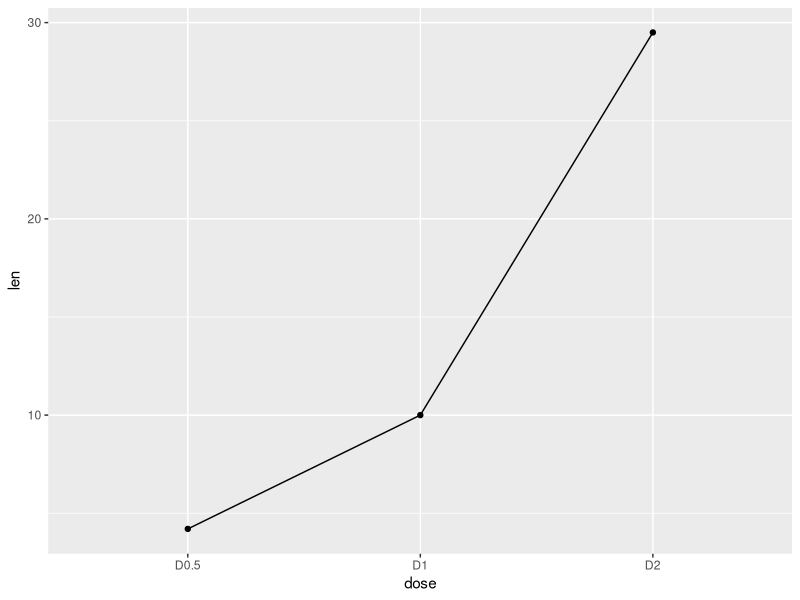
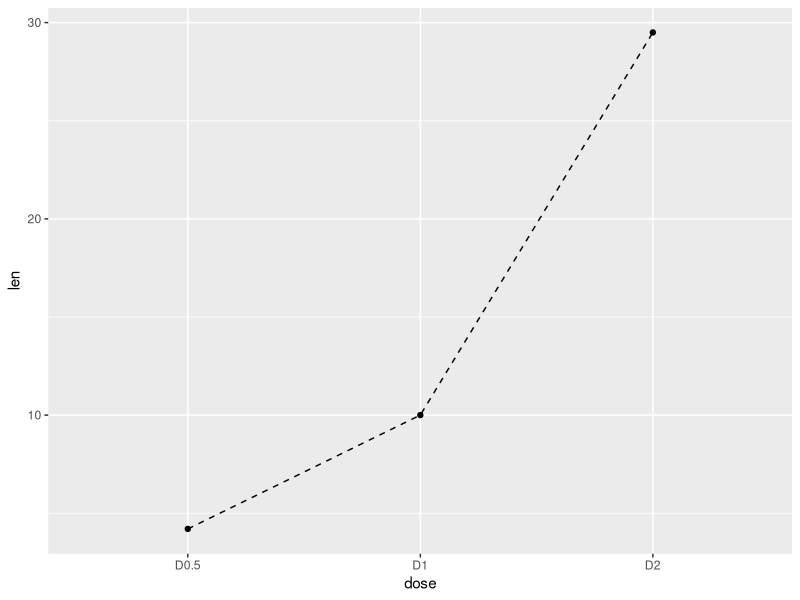
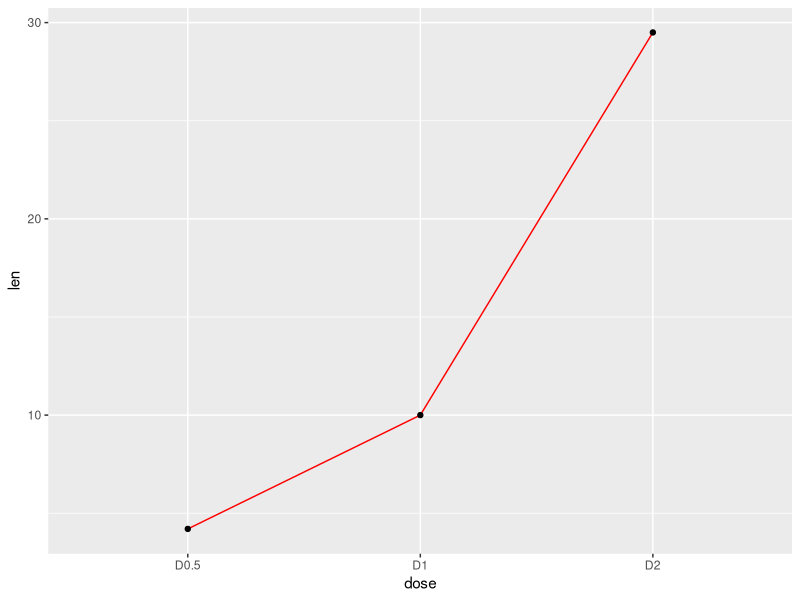
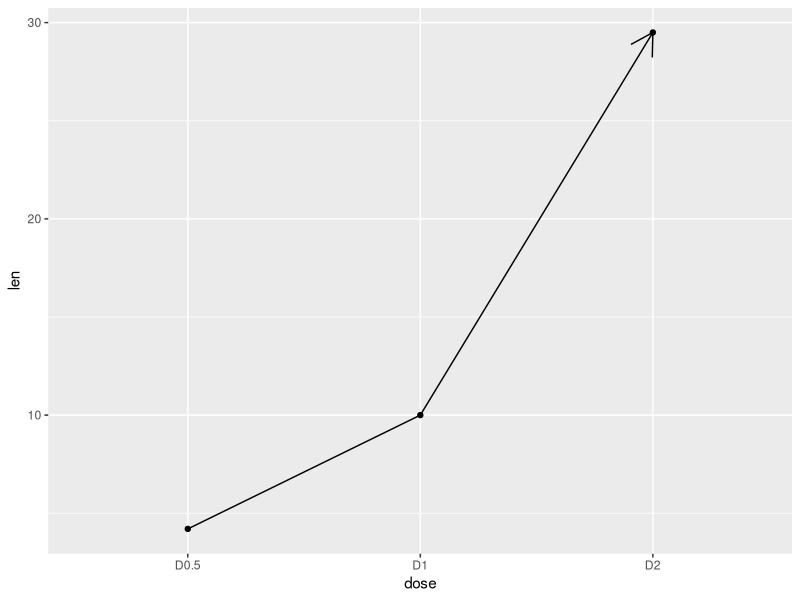
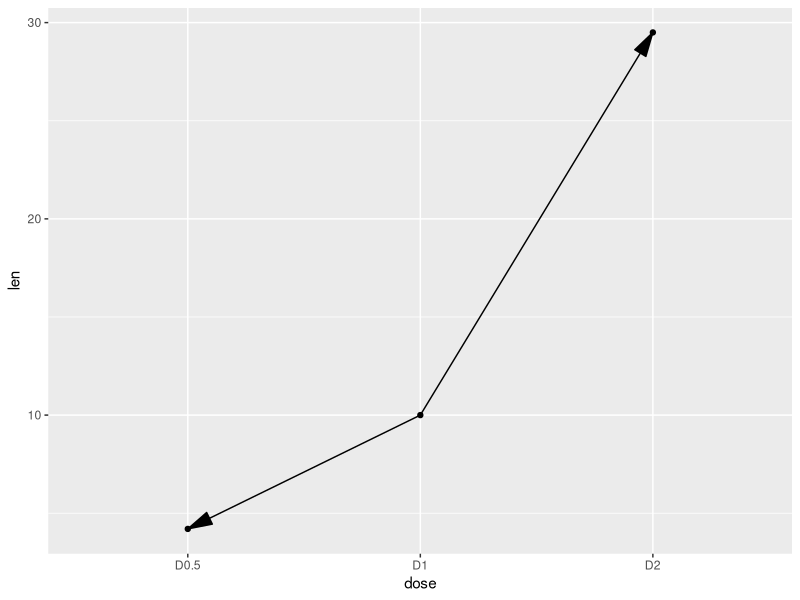
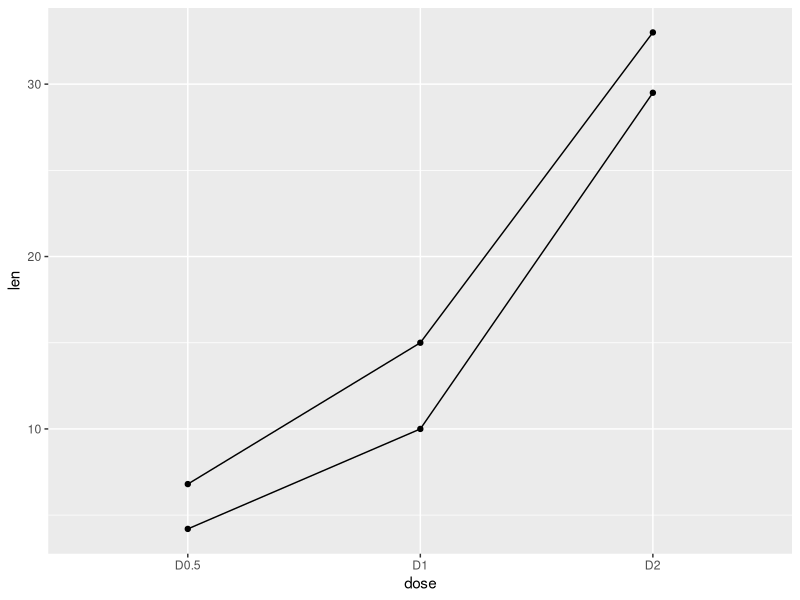
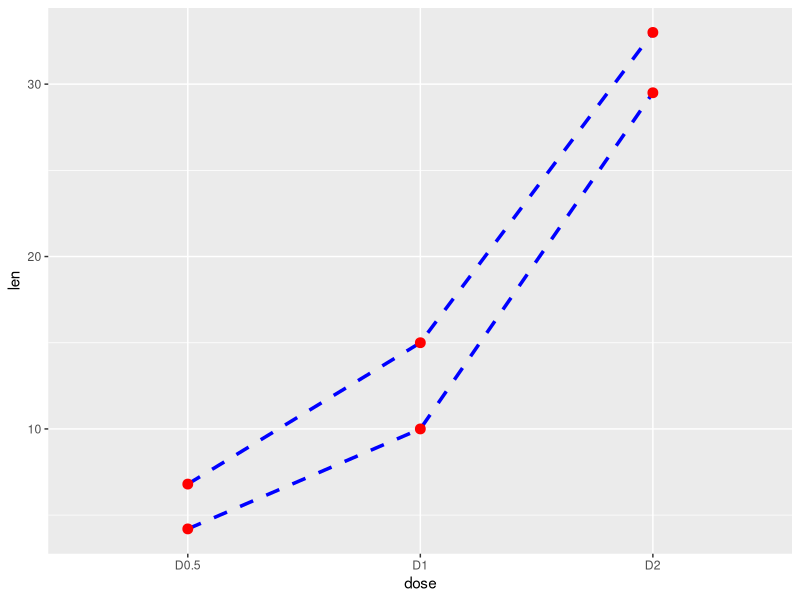
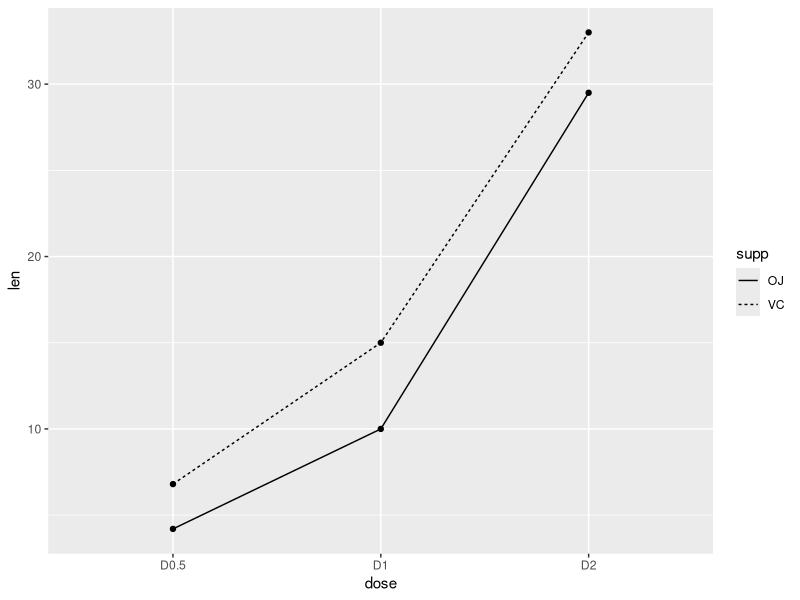

Source code (R) for these figures, in order:
#install.packages("ggplot2")
library(ggplot2)
df <- data.frame(c("D0.5", "D1", "D2"),
                 c(4.2, 10, 29.5))
names(df) <- c("dose", "len")
head(df)
# Basic line plot with points
ggplot(data=df, aes(x=dose, y=len, group=1)) +
  geom_line()+
  geom_point()
# Change the line type
ggplot(data=df, aes(x=dose, y=len, group=1)) +
  geom_line(linetype = "dashed")+
  geom_point()
# Change the color
ggplot(data=df, aes(x=dose, y=len, group=1)) +
  geom_line(color="red")+
  geom_point()

library(grid)
# Add an arrow
ggplot(data=df, aes(x=dose, y=len, group=1)) +
  geom_line(arrow = arrow())+
  geom_point()
# Add a closed arrow to the end of the line
myarrow=arrow(angle = 15, 
              ends = "both", 
              type = "closed")
ggplot(data=df, aes(x=dose, y=len, group=1)) +
  geom_line(arrow=myarrow)+
  geom_point()

df2 <- data.frame(supp=rep(c("VC", "OJ"), each=3),
                  dose=rep(c("D0.5", "D1", "D2"),2),
                  len=c(6.8, 15, 33, 4.2, 10, 29.5))
head(df2)
ggplot(data=df2, aes(x=dose, y=len, group=supp)) +
  geom_line()+
  geom_point()

ggplot(data=df2, aes(x=dose, y=len, group=supp)) +
  geom_line(linetype="dashed", color="blue", size=1.2)+
  geom_point(color="red", size=3)

ggplot(df2, aes(x=dose, y=len, group=supp)) +
  geom_line(aes(linetype=supp))+
  geom_point()

ggplot(df2, aes(x=dose, y=len, group=supp)) +
  geom_line(aes(linetype=supp)) +
  geom_point()

ggplot(df2, aes(x=dose, y=len, group=supp)) + geom_line(aes(linetype=supp)) + geom_point(aes(shape=supp))

ggplot(df2, aes(x=dose, y=len, group=supp)) +
  geom_line(aes(linetype=supp)) +
  geom_point()+
  scale_linetype_manual(values=c("twodash", "dotted"))

ggplot(df2, aes(x=dose, y=len, group=supp)) +
  geom_line(aes(color=supp)) +
  geom_point(aes(color=supp))

dat <- data.frame(
  time = factor(c("Lunch","Dinner"), 
  levels = c("Lunch","Dinner")),
  total_bill = c(14.89, 17.23))
library(ggplot2)
# stat表明取用樣本點對應縱軸值
ggplot(data=dat, aes(x=time, y=total_bill, fill=time)) +
  geom_bar(stat="identity")

raw = diamonds
head(raw)

ggplot(data = diamonds, aes(x = cut)) +
  geom_bar(fill = "lightblue") +
  facet_wrap(~color)

raw = airquality
ggplot(data=airquality) + 
  geom_point(aes(x=Temp, y=Ozone, 
                 color=Month))

ggplot(diamonds, aes(clarity, fill=cut)) +
  geom_bar(position="fill")

ggplot(diamonds, aes(x = clarity, y =depth)) +
geom_boxplot() 

ggplot(diamonds, aes(carat, price)) +
  stat_bin2d(bins = 25, colour = "white") +
  coord_cartesian(xlim = c(0, 1)) +
  theme_minimal()
